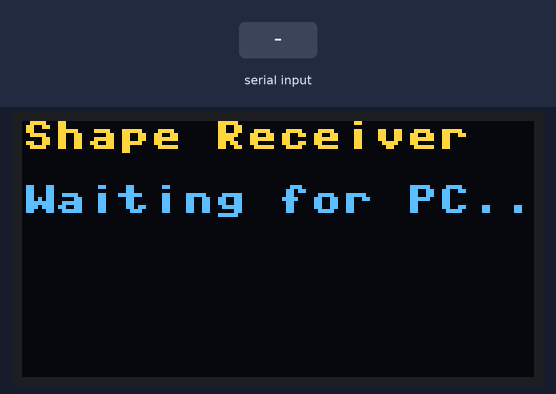
Simulated run of this program. Board: Raspberry Pi Pico running MicroPython. Parts: 128×64 one-colour display. Inputs (shaded band) come from the test bench. The OLED is the two-colour kind (top 16 rows yellow).

Above: at 1.2 s.
1.3 s: ", " typed at the serial console, then Enter
At 2.5 s:
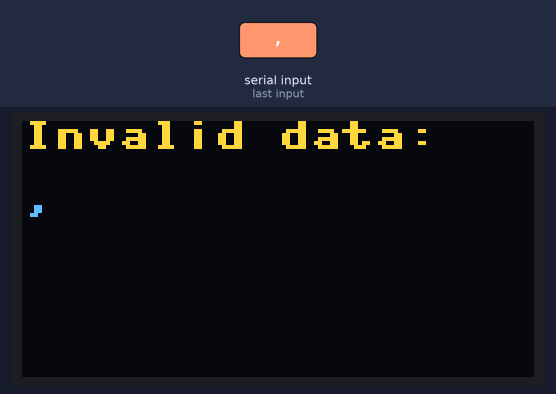
2.8 s: "1" typed at the serial console, then Enter
At 3.6 s:
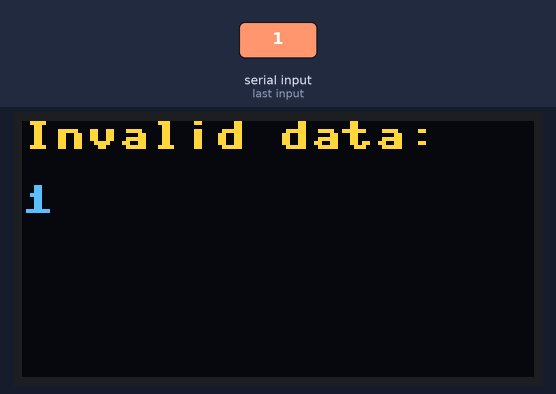
Timing chart, 0 to 5.8 s (numbered marks = the images above; inputs shaded):
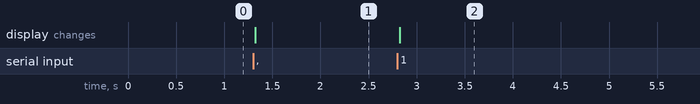

Measured:
- after the input at 1.3 s, the display: changes at once (image 1)
- after the input at 2.8 s, the display: changes at once (image 2)

The program:

pico_shape_main.py
```python
"""
Raspberry Pi Pico - Shape Name Display over USB Serial
=======================================================
Uses the official ssd1306.py driver (must already be saved on the Pico
as ssd1306.py) plus a non-blocking USB-serial reader that displays
whatever shape NAME the PC app sends (e.g. "circle", "pentagon",
"parallelogram").

Files needed on the Pico:
    main.py      <- this file (runs automatically on boot)
    ssd1306.py   <- the official MicroPython SSD1306 driver

Wiring (same as the digit project):
    SSD1306 SDA -> Pico GPIO 4
    SSD1306 SCL -> Pico GPIO 5
    SSD1306 VCC -> 3V3
    SSD1306 GND -> GND

Why text instead of drawing the actual shape outline: the PC side can
tell apart 19 similar classes (nonagon vs decagon etc.), but re-drawing
a recognizable outline on a 128x64 1-bit OLED for all 19 shapes adds a
lot of fragile per-shape drawing code for very little payoff -  a big,
centered text label is simpler and 100% reliable. If later you want
actual outline icons on the OLED instead of text, that can be added as
its own phase.
"""

import sys
import select
from machine import Pin, SoftI2C
from ssd1306 import SSD1306_I2C

# ======================================================================
# OLED setup
# ======================================================================
i2c = SoftI2C(scl=Pin(5), sda=Pin(4), freq=400000)
oled = SSD1306_I2C(128, 64, i2c)

VALID_SHAPES = (
    "circle", "oval", "triangle", "square", "rectangle",
    "parallelogram", "rhombus", "trapezoid", "kite",
    "pentagon", "hexagon", "heptagon", "octagon", "nonagon", "decagon",
    "star", "heart", "crescent", "semicircle",
)

CHAR_W = 8  # default SSD1306 font is 8x8 px per character


def show_message(line1, line2=""):
    oled.fill(0)
    oled.text(line1, 0, 0)
    if line2:
        oled.text(line2, 0, 16)
    oled.show()


def show_shape_name(name):
    """Big-ish centered label: name on one line (scale 2 if it fits,
    otherwise fall back to normal size so long names don't clip)."""
    oled.fill(0)
    label = name.upper()

    # Try to fake a 2x scale by drawing the text twice with a 1px offset
    # (cheap "bold" look) only if it comfortably fits at that width.
    normal_w = len(label) * CHAR_W
    if normal_w <= oled.width:
        x = (oled.width - normal_w) // 2
        y = (oled.height - CHAR_W) // 2
        oled.text(label, x, y)
        oled.text(label, x + 1, y)  # bold effect
    else:
        # Long name (e.g. "PARALLELOGRAM") - shrink by wrapping onto 2 lines
        mid = len(label) // 2
        # wrap on nearest split so we don't cut mid-letter awkwardly
        line1, line2 = label[:mid], label[mid:]
        x1 = max(0, (oled.width - len(line1) * CHAR_W) // 2)
        x2 = max(0, (oled.width - len(line2) * CHAR_W) // 2)
        oled.text(line1, x1, 20)
        oled.text(line2, x2, 34)

    oled.show()


# ======================================================================
# Main loop: read one shape name per line from USB serial and display it
# ======================================================================
show_message("Shape Receiver", "Waiting for PC...")

poll = select.poll()
poll.register(sys.stdin, select.POLLIN)

buffer = ""

while True:
    events = poll.poll(100)  # 100 ms so the loop stays responsive
    if not events:
        continue

    char = sys.stdin.read(1)
    if char in ("\n", "\r"):
        line = buffer.strip().lower()
        buffer = ""
        if not line:
            continue
        if line in VALID_SHAPES:
            show_shape_name(line)
        else:
            show_message("Invalid data:", line[:16])
    else:
        buffer += char
        if len(buffer) > 32:  # safety: drop runaway garbage input
            buffer = ""
```
